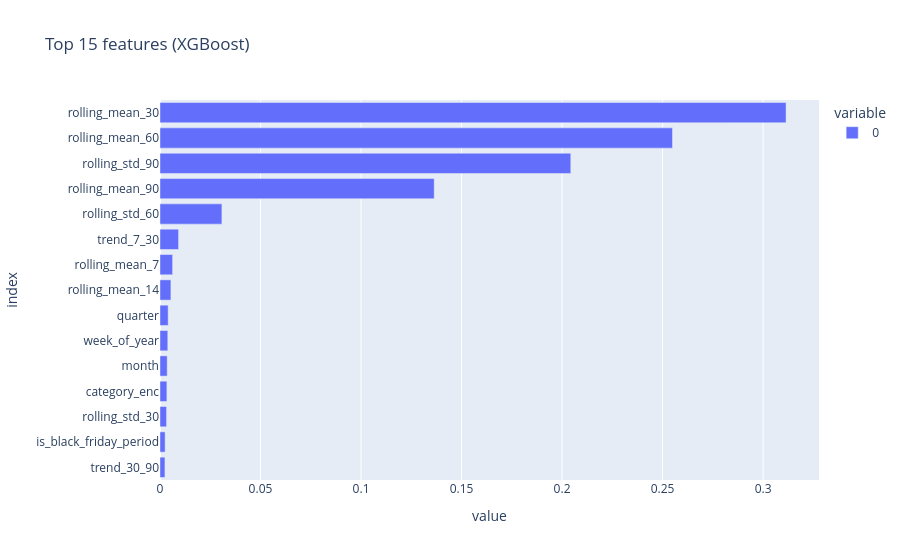

Notebook source saved alongside this figure:
### Code cell
imp = pd.Series(model.feature_importances_, index=FEATURES).sort_values().tail(15)
px.bar(imp, orientation="h", title="Top 15 features (XGBoost)").show()

### Figure 1 — Plotly figure (JSON) as saved in the notebook; plotly's stock layout.template omitted (floating-point values rounded to 4 significant figures)
{"data": [{"hovertemplate": "variable=0<br>value=%{x}<br>index=%{y}<extra></extra>", "legendgroup": "0", "marker": {"color": "#636efa", "pattern": {"shape": ""}}, "name": "0", "orientation": "h", "showlegend": true, "textposition": "auto", "type": "bar", "x": [0.002457, 0.002549, 0.003257, 0.003424, 0.00358, 0.003876, 0.004058, 0.005424, 0.006273, 0.009239, 0.03079, 0.1364, 0.2043, 0.2549, 0.3114], "xaxis": "x", "y": ["trend_30_90", "is_black_friday_period", "rolling_std_30", "category_enc", "month", "week_of_year", "quarter", "rolling_mean_14", "rolling_mean_7", "trend_7_30", "rolling_std_60", "rolling_mean_90", "rolling_std_90", "rolling_mean_60", "rolling_mean_30"], "yaxis": "y"}], "layout": {"barmode": "relative", "legend": {"title": {"text": "variable"}, "tracegroupgap": 0}, "title": {"text": "Top 15 features (XGBoost)"}, "xaxis": {"anchor": "y", "domain": [0, 1], "title": {"text": "value"}}, "yaxis": {"anchor": "x", "domain": [0, 1], "title": {"text": "index"}}}}
